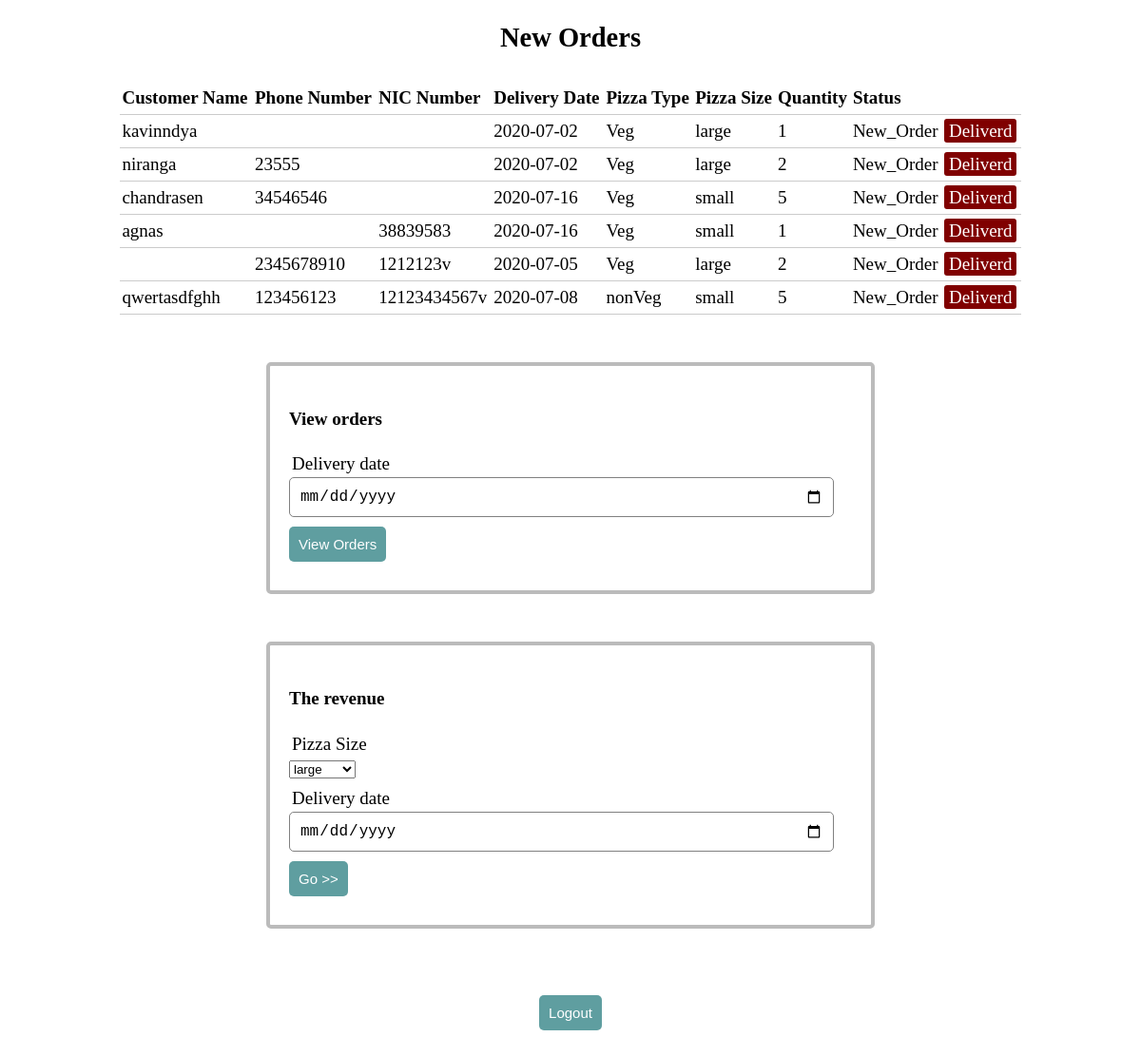
The app's page /admin.php with its own data.
### tables this page shows
CREATE TABLE IF NOT EXISTS `orders` (
  `id` int(11) NOT NULL,
  `Cus_name` varchar(50) NOT NULL,
  `Phone_no` varchar(10) NOT NULL,
  `NIC_no` varchar(20) NOT NULL,
  `Delivery_date` varchar(10) NOT NULL,
  `Pizza_type` varchar(10) NOT NULL,
  `Size` varchar(10) NOT NULL,
  `Quantity` int(100) NOT NULL,
  `Status` varchar(12) NOT NULL
);

### php_code.php (called while the page is built, shortened)
<?php
	$size = "";
		?>

### admin.php (the view, shortened to what this page needs)
<?php  include('php_code.php');?>
<!DOCTYPE html>
<html>
<head>
	<link rel="stylesheet" type="text/css" href="style.css">
</head>
<body>
<?php
	$results = mysqli_query($db, "SELECT * FROM orders WHERE Status='New_Order'"); ?>
	<table>
		<h2 align="center">New Orders</h2>
		<thead>
			<tr>
				<th> Customer Name </th>
				<th> Phone Number </th>
				<th> NIC Number </th>
				<th> Delivery Date </th>
				<th> Pizza Type </th>
				<th> Pizza Size </th>
				<th> Quantity </th>
				<th> Status </th>
			</tr>
		</thead>
		<?php while ($row = mysqli_fetch_array($results)) { ?>
			<tr>
				<td><?php echo $row['Cus_name']; ?></td>
				<td><?php echo $row['Phone_no']; ?></td>
				<td><?php echo $row['NIC_no']; ?></td>
				<td><?php echo $row['Delivery_date']; ?></td>
				<td><?php echo $row['Pizza_type']; ?></td>
				<td><?php echo $row['Size']; ?></td>
				<td><?php echo $row['Quantity']; ?></td>
				<td><?php echo $row['Status'] ?></td>
				<td>
					<a href="php_code.php?hide=<?php echo $row['id']; ?>" class="del_btn">Deliverd</a>
				</td>
			</tr>
		<?php } ?>
	</table>
	<form method="post" action="" >
		<h4>View orders</h4>
		<div class="input-group">
			<label>Delivery date</label>
			<input type="date" name="adminDeliveryDate" value="">
		</div>
		<div class="input-group">
			<button class="btn" type="submit" name="viewOrder" >View Orders</button>
		</div>
	</form>
	<form method="post" action="" >
		<h4>The revenue</h4>
		<div class="input-group">
			<label>Pizza Size</label>
			<select name="sizeForRevenue" id="pullDownMenu" size="1" value="<?php echo $size; ?>">
				<option value="large">large</option>
			</select>
		</div>
		<div class="input-group">
			<label>Delivery date</label>
			<input type="date" name="deliDateForRevenue" value="">
		</div>
		<div class="input-group">
			<button class="btn" type="submit" name="calRevenue" > Go &gt;&gt;</button>
		</div>
	</form>
	<form method="post" action="" style="border:none;">
		<div style="text-align:center">
			<button class="btn" type="submit" name="logout" >Logout</button>
		</div>
	</form>
</body>
</html>

### style.css (style rules this page uses)
body { font-size: 19px; }
table { width: 80%; margin: 30px auto; border-collapse: collapse; text-align: left; }
tr { border-bottom: 1px solid #cbcbcb; }
th, td { border: none; height: 30px; padding: 2px; }
form { width: 50%; margin: 50px auto; text-align: left; padding: 20px; border: 4px solid #bbbbbb; border-radius: 5px; }
.input-group { margin: 10px 0px 10px 0px; }
.input-group label { display: block; text-align: left; margin: 3px; }
.input-group input { height: 30px; width: 93%; padding: 5px 10px; font-size: 16px; border-radius: 5px; border: 1px solid gray; }
.btn { padding: 10px; font-size: 15px; color: white; background: #5F9EA0; border: none; border-radius: 5px; }
.del_btn { text-decoration: none; padding: 2px 5px; color: white; border-radius: 3px; background: #800000; }

### records on screen
orders: Cus_name "kavinndya", Delivery_date "2020-07-02", Pizza_type "Veg", Size "large", Quantity "1", Status "New_Order"
orders: Cus_name "niranga", Phone_no "23555", Delivery_date "2020-07-02", Pizza_type "Veg", Size "large", Quantity "2", Status "New_Order"
orders: Cus_name "chandrasen", Phone_no "34546546", Delivery_date "2020-07-16", Pizza_type "Veg", Size "small", Quantity "5", Status "New_Order"
orders: Cus_name "agnas", NIC_no "38839583", Delivery_date "2020-07-16", Pizza_type "Veg", Size "small", Quantity "1", Status "New_Order"
orders: Phone_no "2345678910", NIC_no "1212123v", Delivery_date "2020-07-05", Pizza_type "Veg", Size "large", Quantity "2", Status "New_Order"
orders: Cus_name "qwertasdfghh", Phone_no "123456123", NIC_no "12123434567v", Delivery_date "2020-07-08", Pizza_type "nonVeg", Size "small", Quantity "5", Status "New_Order"
